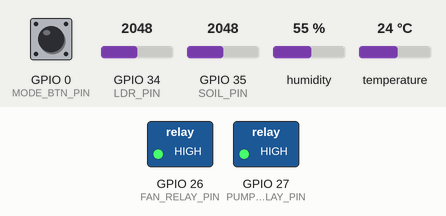
Recording of a sketch running on a simulated ESP32. Parts: switched loads named in the sketch (green lamp = pin HIGH). Inputs (shaded band) come from the test bench; at power-on: humidity 55 %, temperature 24 °C, GPIO 0 (MODE_BTN_PIN) HIGH, GPIO 34 (LDR_PIN) = 2048, GPIO 35 (SOIL_PIN) = 2048. WiFi joins after 1.5 s; servers stay silent unless stated; EEPROM starts erased; no MQTT or app messages arrive unless stated; what the sketch prints to the serial monitor is not drawn.

Above: at 2.8 s.
2.9 s: humidity set to 41 %
11.5 s: humidity set to 38 %
At 15.7 s:
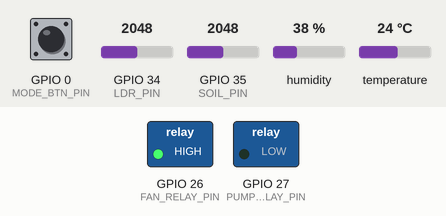
16.5 s: temperature set to 29.2 °C
21.2 s: temperature set to 30.7 °C
At 25.7 s:
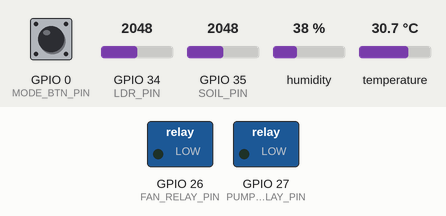
26.5 s: humidity set to 40 %
At 30.7 s:
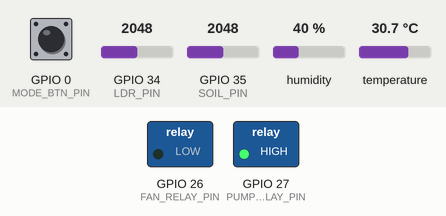
31.5 s: GPIO 0 (MODE_BTN_PIN) pulled LOW for 0.15 s
At 32.7 s:
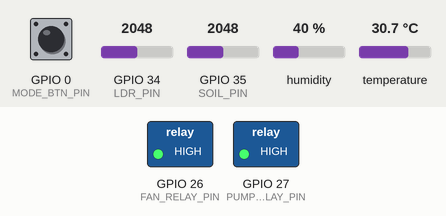
Timing chart, 0 to 34.5 s (numbered marks = the images above; inputs shaded):
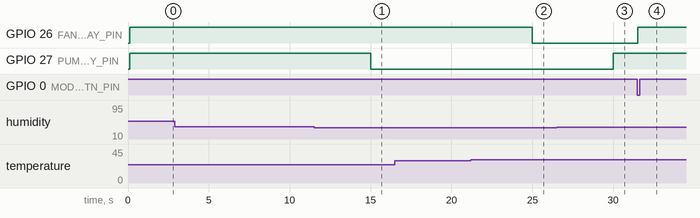

Measured:
- the behaviour switches between 40 and 39 % on humidity (found by bisection; images 0 and 1)
- the behaviour switches between 30 and 30.1 °C on temperature (found by bisection; images 1 and 2)
- after the input at 2.9 s, every drawn part: stays the same
- after the input at 11.5 s, GPIO 27 (PUMP_RELAY_PIN): HIGH → LOW after 3.5 s
- after the input at 16.5 s, every drawn part: stays the same
- after the input at 21.2 s, GPIO 26 (FAN_RELAY_PIN): HIGH → LOW after 3.8 s
- after the input at 26.5 s, GPIO 27 (PUMP_RELAY_PIN): LOW → HIGH after 3.5 s
- after the input at 31.5 s, GPIO 26 (FAN_RELAY_PIN): LOW → HIGH at once

The sketch:

percobaan9.ino
```cpp
/*
 * Percobaan 9 – IoT Smart Monitoring with MQTT, Auto/Manual Control
 * ESP32 Firmware v1.0.0
 *
 * Sensors : DHT22 (suhu + kelembaban), LDR (cahaya), Soil Moisture (tanah)
 * Actuators: Fan relay, Pump relay
 * Features : Auto mode (threshold-based), Manual mode (MQTT commanded),
 *            Mode toggle via physical button, persistent mode via Preferences,
 *            threshold updates via MQTT esp32/config
 */

#include <Arduino.h>
#include <WiFi.h>
#include <PubSubClient.h>
#include <DHT.h>
#include <ArduinoJson.h>
#include <Preferences.h>

#include "config.h"

// ── Globals ──────────────────────────────────────────────────────────────
WiFiClient   wifiClient;
PubSubClient mqtt(wifiClient);
DHT          dht(DHT_PIN, DHT_TYPE);
Preferences  prefs;

// Runtime thresholds (loaded from Preferences, updated via MQTT)
float g_suhuMax       = DEFAULT_SUHU_MAX;
float g_kelembabanMin = DEFAULT_KELEMBABAN_MIN;
float g_cahayaMin     = DEFAULT_CAHAYA_MIN;
float g_tanahMin      = DEFAULT_TANAH_MIN;

bool  g_autoMode  = true;    // true = auto, false = manual
bool  g_fanState  = false;
bool  g_pumpState = false;

unsigned long g_lastPublish  = 0;
unsigned long g_lastReconnect = 0;

volatile bool g_btnPressed = false;  // set in ISR

// ── Helper: relay control (active-LOW relay board) ───────────────────────
void setFan(bool on) {
  g_fanState = on;
  digitalWrite(FAN_RELAY_PIN, on ? LOW : HIGH);
}

void setPump(bool on) {
  g_pumpState = on;
  digitalWrite(PUMP_RELAY_PIN, on ? LOW : HIGH);
}

// ── ISR for mode toggle button ────────────────────────────────────────────
void IRAM_ATTR onModeBtn() {
  g_btnPressed = true;
}

// ── Persistence helpers ──────────────────────────────────────────────────
void loadPreferences() {
  prefs.begin("p9", true);  // read-only
  g_autoMode      = prefs.getBool("autoMode", true);
  g_suhuMax       = prefs.getFloat("suhuMax",    DEFAULT_SUHU_MAX);
  g_kelembabanMin = prefs.getFloat("kelMin",     DEFAULT_KELEMBABAN_MIN);
  g_cahayaMin     = prefs.getFloat("cahayaMin",  DEFAULT_CAHAYA_MIN);
  g_tanahMin      = prefs.getFloat("tanahMin",   DEFAULT_TANAH_MIN);
  prefs.end();
}

void savePreferences() {
  prefs.begin("p9", false);  // read-write
  prefs.putBool("autoMode",  g_autoMode);
  prefs.putFloat("suhuMax",   g_suhuMax);
  prefs.putFloat("kelMin",    g_kelembabanMin);
  prefs.putFloat("cahayaMin", g_cahayaMin);
  prefs.putFloat("tanahMin",  g_tanahMin);
  prefs.end();
}

// ── WiFi ─────────────────────────────────────────────────────────────────
void connectWiFi() {
  Serial.print("Connecting to WiFi");
  WiFi.mode(WIFI_STA);
  WiFi.begin(WIFI_SSID, WIFI_PASSWORD);
  while (WiFi.status() != WL_CONNECTED) {
    delay(500);
    Serial.print('.');
  }
  Serial.println();
  Serial.print("WiFi connected, IP: ");
  Serial.println(WiFi.localIP());
}

// ── MQTT callback ─────────────────────────────────────────────────────────
void mqttCallback(char* topic, byte* payload, unsigned int length) {
  String topicStr(topic);
  String payloadStr;
  payloadStr.reserve(length);
  for (unsigned int i = 0; i < length; i++) payloadStr += (char)payload[i];

  Serial.print("MQTT RX [");
  Serial.print(topicStr);
  Serial.print("]: ");
  Serial.println(payloadStr);

  StaticJsonDocument<512> doc;
  if (deserializeJson(doc, payloadStr) != DeserializationError::Ok) {
    Serial.println("JSON parse error");
    return;
  }

  // ── esp32/config : threshold updates ──────────────────────────────────
  if (topicStr == TOPIC_CONFIG) {
    // Accept if no device_id filter, or if it matches ours
    const char* target = doc["device_id"] | "";
    if (strlen(target) > 0 && strcmp(target, DEVICE_ID) != 0) return;

    if (doc.containsKey("suhu_max"))       g_suhuMax       = doc["suhu_max"].as<float>();
    if (doc.containsKey("kelembaban_min")) g_kelembabanMin = doc["kelembaban_min"].as<float>();
    if (doc.containsKey("cahaya_min"))     g_cahayaMin     = doc["cahaya_min"].as<float>();
    if (doc.containsKey("tanah_min"))      g_tanahMin      = doc["tanah_min"].as<float>();

    savePreferences();
    Serial.println("Thresholds updated");
    return;
  }

  // ── esp32/command/<device_id> : control commands ──────────────────────
  String cmdTopic = String(TOPIC_CMD_PREFIX) + DEVICE_ID;
  if (topicStr == cmdTopic) {
    const char* cmd = doc["command"] | "";

    if (strcmp(cmd, "set_mode") == 0) {
      g_autoMode = doc["auto_mode"].as<bool>();
      savePreferences();
      Serial.print("Mode set to: ");
      Serial.println(g_autoMode ? "AUTO" : "MANUAL");
    }
    else if (strcmp(cmd, "set_actuator") == 0 && !g_autoMode) {
      const char* actuator = doc["actuator"] | "";
      bool state = doc["state"].as<bool>();
      if (strcmp(actuator, "fan") == 0)  setFan(state);
      if (strcmp(actuator, "pump") == 0) setPump(state);
    }
    return;
  }
}

// ── MQTT connect / reconnect ──────────────────────────────────────────────
void mqttConnect() {
  String clientId = String("esp32-") + DEVICE_ID + "-" + String(millis());
  bool connected;

  if (strlen(MQTT_USERNAME) > 0) {
    connected = mqtt.connect(clientId.c_str(), MQTT_USERNAME, MQTT_PASSWORD);
  } else {
    connected = mqtt.connect(clientId.c_str());
  }

  if (connected) {
    Serial.println("MQTT connected");
    mqtt.subscribe(TOPIC_CONFIG);
    String cmdTopic = String(TOPIC_CMD_PREFIX) + DEVICE_ID;
    mqtt.subscribe(cmdTopic.c_str());
    Serial.print("Subscribed to: ");
    Serial.print(TOPIC_CONFIG);
    Serial.print(", ");
    Serial.println(cmdTopic);
  } else {
    Serial.print("MQTT connect failed, rc=");
    Serial.println(mqtt.state());
  }
}

// ── Sensor read helpers ───────────────────────────────────────────────────
float readSuhu() {
  float v = dht.readTemperature();
  return isnan(v) ? -999.0f : v;
}

float readKelembaban() {
  float v = dht.readHumidity();
  return isnan(v) ? -999.0f : v;
}

float readCahaya() {
  // LDR: lower ADC value = more light; map to 0-1023 lux approximation
  int raw = analogRead(LDR_PIN);
  return map(raw, 0, 4095, 1023, 0);
}

float readTanah() {
  // Soil sensor: lower ADC = wet; map to 0-100%
  int raw = analogRead(SOIL_PIN);
  return map(raw, 4095, 1500, 0, 100);  // adjust 1500 for your sensor
}

// ── Auto-control logic ────────────────────────────────────────────────────
void autoControl(float suhu, float kelembaban) {
  if (!g_autoMode) return;
  setFan(suhu > g_suhuMax);
  setPump(kelembaban < g_kelembabanMin);
}

// ── Publish status to MQTT ────────────────────────────────────────────────
void publishStatus(float suhu, float kelembaban, float cahaya, float tanah) {
  StaticJsonDocument<384> doc;
  doc["device_id"]  = DEVICE_ID;
  doc["firmware"]   = FIRMWARE_VERSION;
  doc["suhu"]       = round(suhu * 10) / 10.0;
  doc["kelembaban"] = round(kelembaban * 10) / 10.0;
  doc["cahaya"]     = (int)cahaya;
  doc["tanah"]      = round(tanah * 10) / 10.0;
  doc["fan"]        = g_fanState;
  doc["pump"]       = g_pumpState;
  doc["auto_mode"]  = g_autoMode;
  doc["rssi"]       = WiFi.RSSI();

  char buf[384];
  serializeJson(doc, buf);
  mqtt.publish(TOPIC_STATUS, buf, true);

  Serial.print("Published: ");
  Serial.println(buf);
}

// ── setup ─────────────────────────────────────────────────────────────────
void setup() {
  Serial.begin(115200);
  delay(100);

  // GPIO init
  pinMode(FAN_RELAY_PIN,  OUTPUT);
  pinMode(PUMP_RELAY_PIN, OUTPUT);
  pinMode(MODE_BTN_PIN,   INPUT_PULLUP);
  digitalWrite(FAN_RELAY_PIN,  HIGH);  // relay off (active-LOW)
  digitalWrite(PUMP_RELAY_PIN, HIGH);

  // Button ISR
  attachInterrupt(digitalPinToInterrupt(MODE_BTN_PIN), onModeBtn, FALLING);

  // Load saved settings
  loadPreferences();
  Serial.print("Auto mode: ");
  Serial.println(g_autoMode ? "YES" : "NO");

  // DHT
  dht.begin();

  // WiFi
  connectWiFi();

  // MQTT
  mqtt.setServer(MQTT_SERVER, MQTT_PORT);
  mqtt.setCallback(mqttCallback);
  mqtt.setBufferSize(512);
  mqttConnect();
}

// ── loop ──────────────────────────────────────────────────────────────────
void loop() {
  // WiFi watchdog
  if (WiFi.status() != WL_CONNECTED) {
    Serial.println("WiFi lost, reconnecting...");
    connectWiFi();
  }

  // MQTT reconnect with back-off
  if (!mqtt.connected()) {
    unsigned long now = millis();
    if (now - g_lastReconnect > 5000) {
      g_lastReconnect = now;
      mqttConnect();
    }
  }
  mqtt.loop();

  // Button: toggle auto/manual
  if (g_btnPressed) {
    g_btnPressed = false;
    g_autoMode = !g_autoMode;
    savePreferences();
    Serial.print("Button: mode toggled to ");
    Serial.println(g_autoMode ? "AUTO" : "MANUAL");
    if (!g_autoMode) {
      // Turn off actuators when entering manual mode
      setFan(false);
      setPump(false);
    }
  }

  // Periodic sensor read & publish
  unsigned long now = millis();
  if (now - g_lastPublish >= STATUS_INTERVAL_MS) {
    g_lastPublish = now;

    float suhu       = readSuhu();
    float kelembaban = readKelembaban();
    float cahaya     = readCahaya();
    float tanah      = readTanah();

    if (suhu == -999.0f || kelembaban == -999.0f) {
      Serial.println("DHT read failed, skipping publish");
      return;
    }

    autoControl(suhu, kelembaban);

    if (mqtt.connected()) {
      publishStatus(suhu, kelembaban, cahaya, tanah);
    }
  }
}
```

config.h
```cpp
#pragma once

// ── WiFi ──────────────────────────────────────────────────────────────────
#define WIFI_SSID        "YOUR_WIFI_SSID"
#define WIFI_PASSWORD    "YOUR_WIFI_PASSWORD"

// ── MQTT Broker ───────────────────────────────────────────────────────────
#define MQTT_SERVER      "192.168.1.100"   // change to your broker IP
#define MQTT_PORT        1883
#define MQTT_USERNAME    ""                // leave empty if no auth
#define MQTT_PASSWORD    ""

// ── Device Identity ───────────────────────────────────────────────────────
#define DEVICE_ID        "esp32-01"
#define FIRMWARE_VERSION "1.0.0"

// ── MQTT Topics ───────────────────────────────────────────────────────────
#define TOPIC_STATUS     "esp32/status"
#define TOPIC_CONFIG     "esp32/config"
#define TOPIC_ANOMALY    "esp32/anomaly"
#define TOPIC_CMD_PREFIX "esp32/command/"   // + DEVICE_ID

// ── Sensor Pins ───────────────────────────────────────────────────────────
#define DHT_PIN          4          // DHT22 data pin
#define DHT_TYPE         DHT22      // or DHT11
#define LDR_PIN          34         // analog LDR pin (ADC1)
#define SOIL_PIN         35         // analog soil moisture pin (ADC1)

// ── Actuator Pins ─────────────────────────────────────────────────────────
#define FAN_RELAY_PIN    26         // relay IN1 – active LOW
#define PUMP_RELAY_PIN   27         // relay IN2 – active LOW

// ── Button Pin ────────────────────────────────────────────────────────────
#define MODE_BTN_PIN     0          // BOOT button – press to toggle auto/manual

// ── Default Thresholds (overridable via MQTT esp32/config) ────────────────
#define DEFAULT_SUHU_MAX          30.0f
#define DEFAULT_KELEMBABAN_MIN    40.0f
#define DEFAULT_CAHAYA_MIN        500.0f
#define DEFAULT_TANAH_MIN         30.0f

// ── Publish interval ──────────────────────────────────────────────────────
#define STATUS_INTERVAL_MS        5000     // 5 seconds
```
